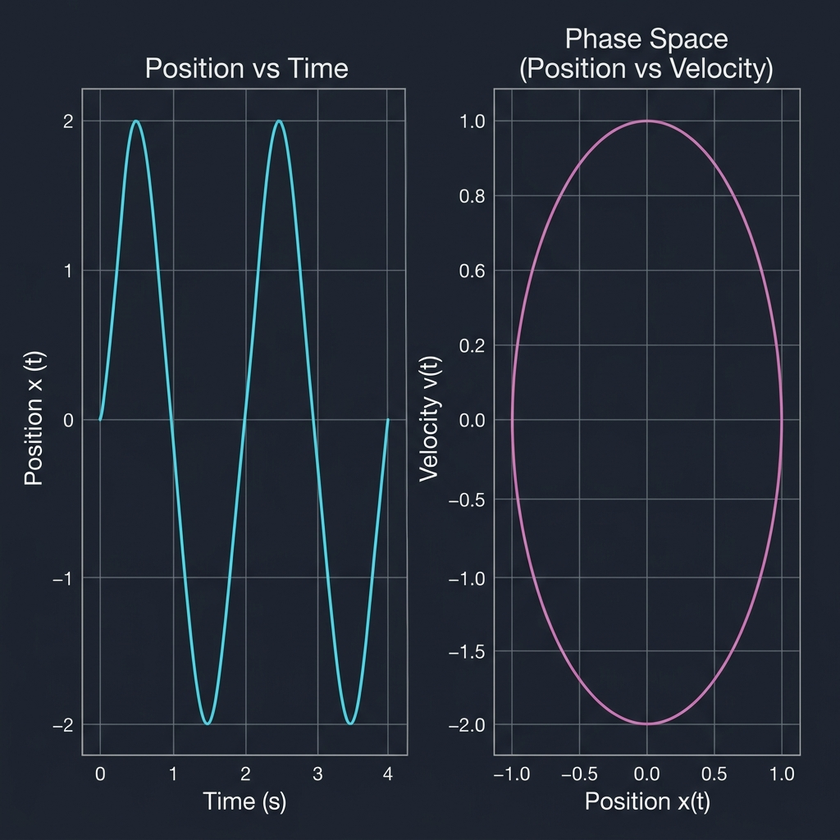
#> input picture latex/assets/ch1_oscillator_results.png, 840 x 840 px, shrunk from 1024 x 1024 before the run, found by its file name
$ python prepare_ar_markers.py
#> lines starting #> are read from the running program, lines starting #| are printed output that depends on the picture
import os
import shutil
from PIL import Image, ImageEnhance

# Configuration
source_dir = "/Applications/XAMPP/xamppfiles/htdocs/new_book2026/aipythonphysics/latex/assets/"
output_dir = "/Applications/XAMPP/xamppfiles/htdocs/new_book2026/aipythonphysics/ar_portal/assets/markers_to_compile/"

# Ensure output directory exists
if not os.path.exists(output_dir):
    os.makedirs(output_dir)

# Define target images and their corresponding AR chapter indices
# Map: Chapter Prefix -> Marker Filename
target_chapters = [
    ("ch1", "ch1_oscillator_results.png"),
    ("ch2", "ch2_orbit_results.png"),
    ("ch3", "ch3_pinn_results.png"),
    ("ch4", "ch4_ising_results.png"),
    ("ch5", "ch5_hnn_results.png"),
    ("ch6", "ch6_results.png"),
    ("ch7", "ch7_results.png"),
    ("ch8", "ch8_results.png"),
    ("ch9", "ch9_results.png"),
    ("ch10", "ch10_results.png")
]

processed_count = 0

print("-" * 40)
print("🚀 AR Marker Preparation Start")
print("-" * 40)

for i, (chap_id, filename) in enumerate(target_chapters):
    src_path = os.path.join(source_dir, filename)

    if os.path.exists(src_path):
        try:
            # Open and Optimize for AR Tracking
            img = Image.open(src_path)
#> img is the input picture: PIL image 840x840 RGB; mean R, G, B 35.2, 42, 53.8

            # 1. Convert to RGB (in case of RGBA)
            if img.mode in ("RGBA", "P"):
                img = img.convert("RGB")

            # 2. Enhance Contrast (Crucial for AR.js/MindAR feature point detection)
            enhancer = ImageEnhance.Contrast(img)
            img = enhancer.enhance(1.8) # High contrast for better edge detection
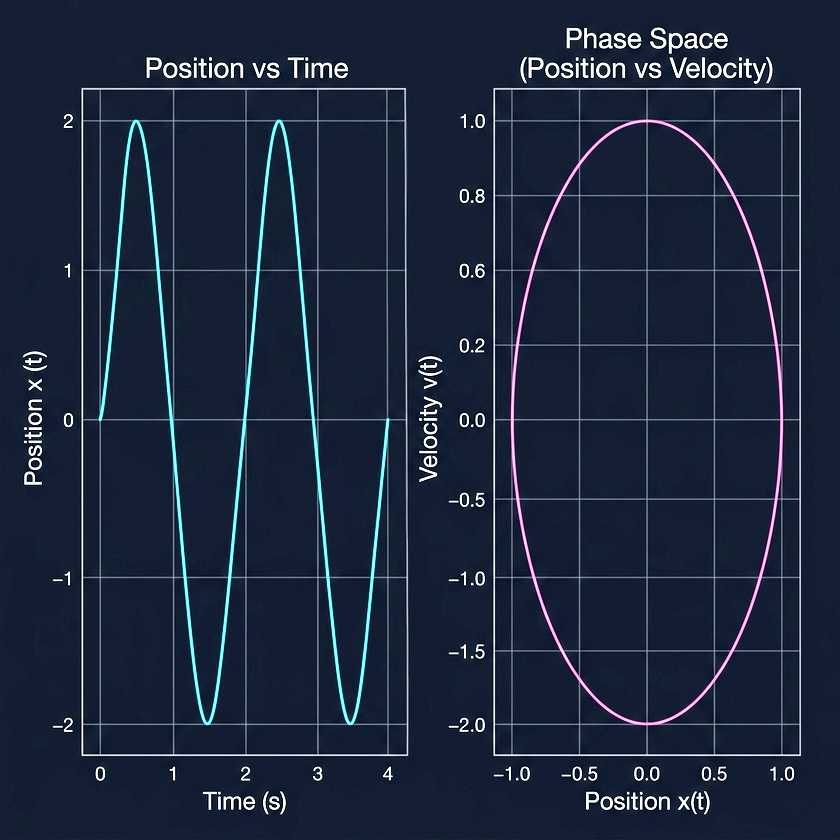
#> img: PIL image 840x840 RGB; mean R, G, B 28.1, 40.1, 60.8

            # 3. Sharpen slightly
            sharpness = ImageEnhance.Sharpness(img)
            img = sharpness.enhance(1.2)

            # 4. Save with indexed filename for AR logic (target0.png, target1.png, ...)
            dest_filename = f"target{i}.png"
            dest_path = os.path.join(output_dir, dest_filename)
            img.save(dest_path, quality=95)

            print(f"✅ [Target {i}] Processed: {filename} -> {dest_filename}")
            processed_count += 1

        except Exception as e:
            print(f"❌ [Target {i}] Error processing {filename}: {str(e)}")
    else:
        print(f"⚠️ [Target {i}] Missing: {filename}")
#> pass 2 of the loop `for i, (chap_id, filename) in enumerate(target_chapters):`:
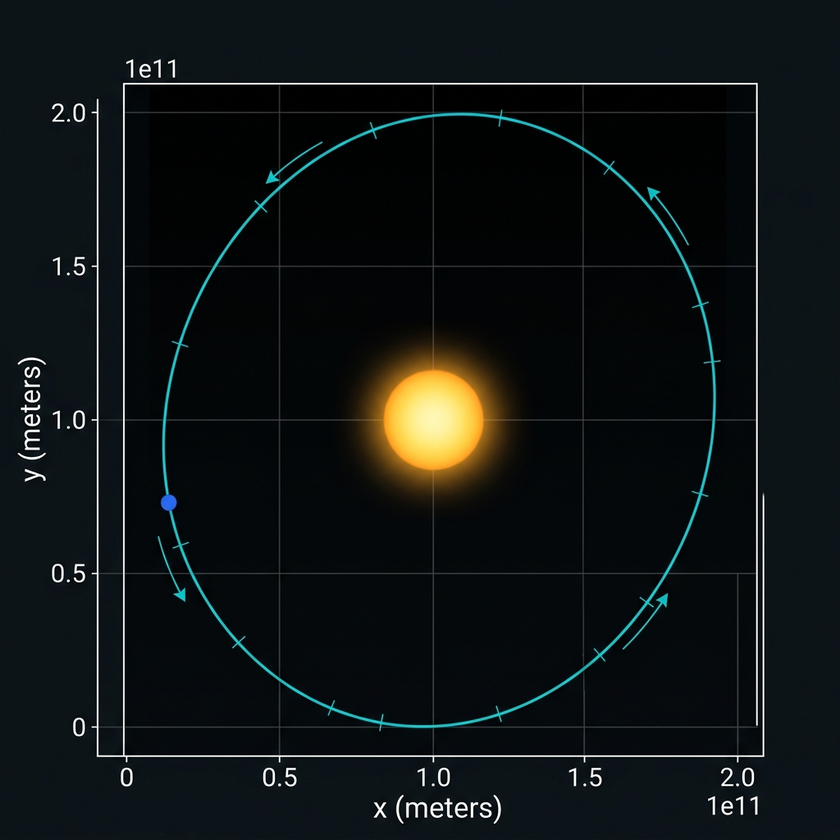
#> input picture latex/assets/ch2_orbit_results.png, 840 x 840 px, shrunk from 1024 x 1024 before the run, found by its file name
#> img is the input picture: PIL image 840x840 RGB; mean R, G, B 14.9, 19.8, 20.4
#> `img = enhancer.enhance(1.8)`:
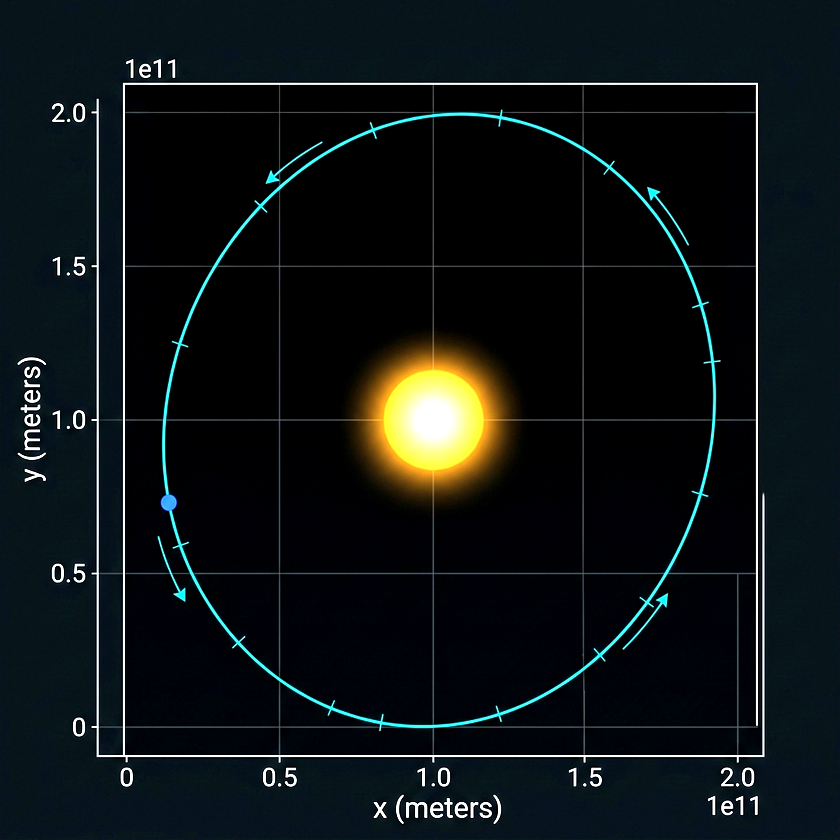
#> img: PIL image 840x840 RGB; mean R, G, B 13.5, 20.1, 21.7
#> pass 3 of the loop `for i, (chap_id, filename) in enumerate(target_chapters):`:
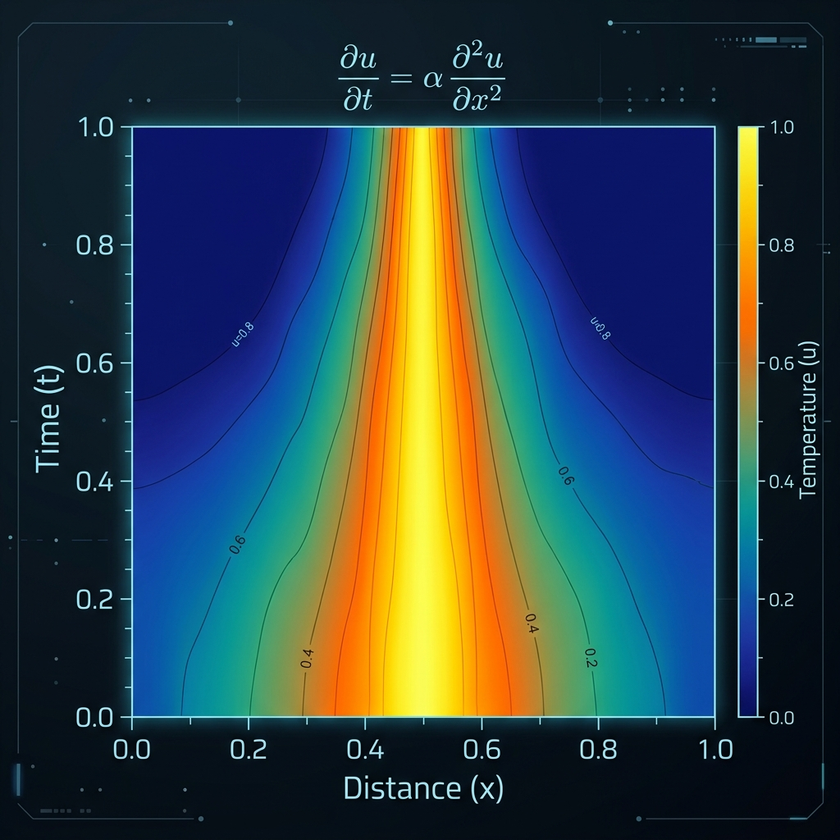
#> input picture latex/assets/ch3_pinn_results.png, 840 x 840 px, shrunk from 1024 x 1024 before the run, found by its file name
#> img is the input picture: PIL image 840x840 RGB; mean R, G, B 48.1, 66.8, 71.6
#> `img = enhancer.enhance(1.8)`:
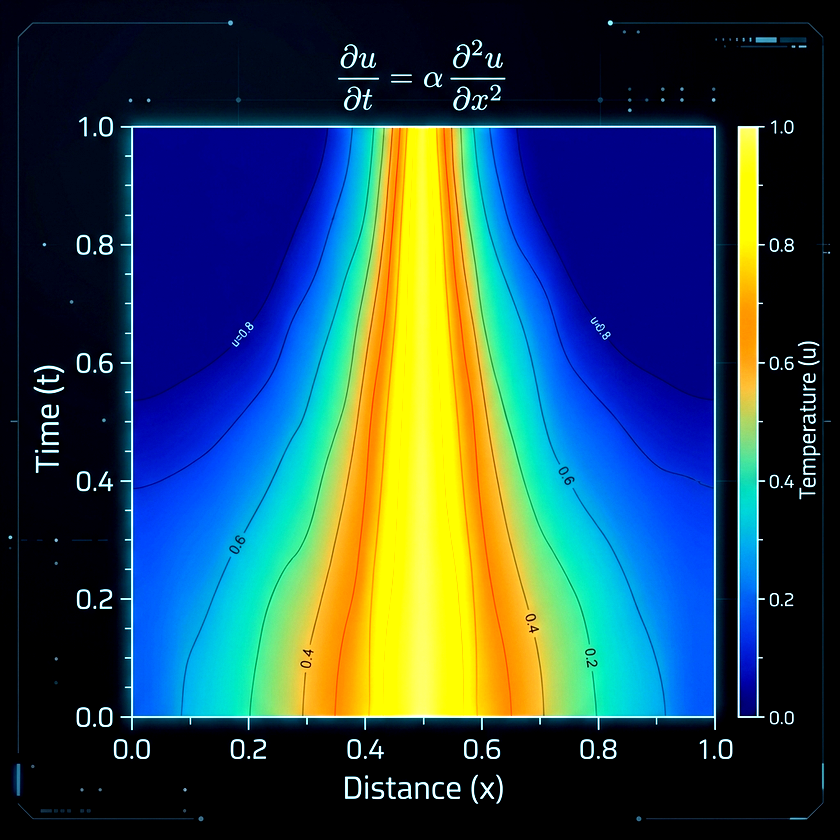
#> img: PIL image 840x840 RGB; mean R, G, B 44.3, 71.5, 82.1
#> the loop made 10 passes; the first 3 are shown

print("-" * 40)
print(f"✨ Task Complete: {processed_count} markers ready in:")
print(f"📂 {output_dir}")
print("-" * 40)
print("👉 INSTRUCTION: Go to https://hiukim.github.io/mind-ar-js-doc/tools/compile")
print("👉 Drag all 'targetX.png' files into the web tool, compile, and save as 'targets.mind'")
